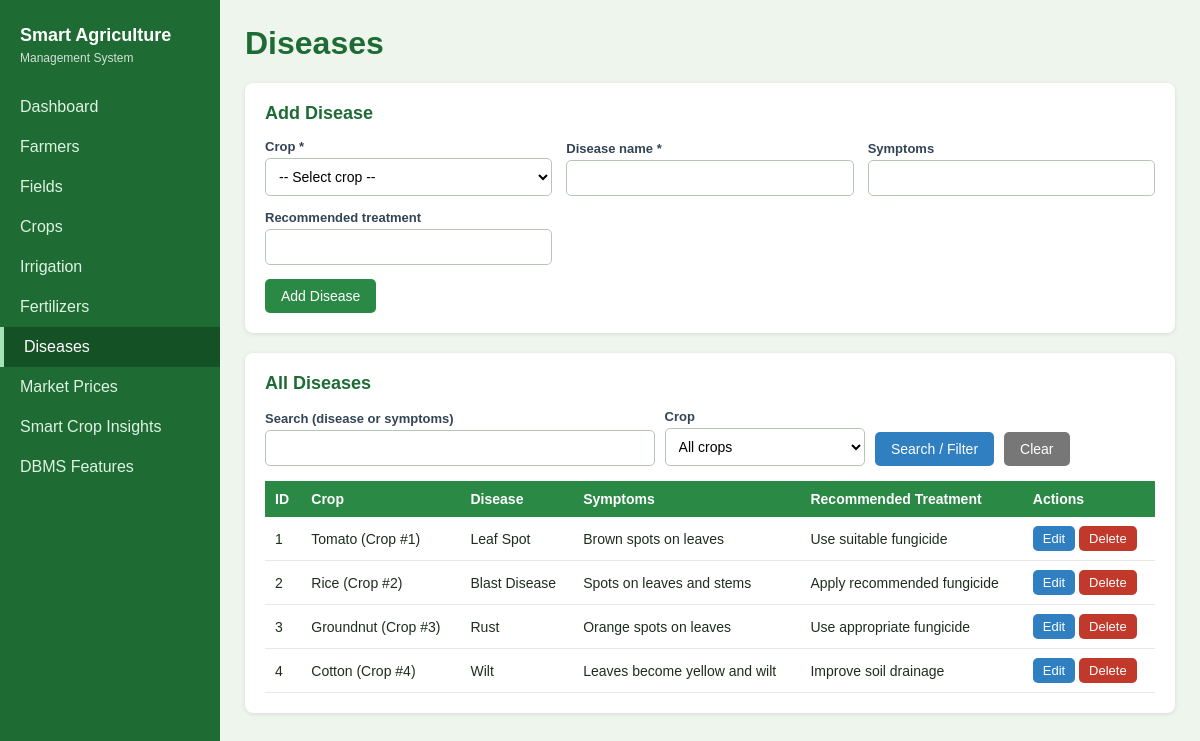
Screenshot of /diseases.php with the database file from the repository.
### tables this page shows
CREATE TABLE `disease` (
  `disease_id` int(11) NOT NULL,
  `crop_id` int(11) NOT NULL,
  `disease_name` varchar(100) NOT NULL,
  `symptoms` varchar(255) DEFAULT NULL,
  `recommended_treatment` varchar(255) DEFAULT NULL
);

CREATE TABLE `crop` (
  `crop_id` int(11) NOT NULL,
  `field_id` int(11) NOT NULL,
  `crop_name` varchar(100) NOT NULL,
  `season` varchar(50) DEFAULT NULL,
  `duration` int(11) DEFAULT NULL
);

### db.php (called while the page is built, shortened)
<?php
try {
    $conn = new mysqli('localhost', 'root', '', 'smart_agriculture');
    $conn->set_charset('utf8mb4');
} catch (Exception $e) {
    die('<h2>Database connection failed</h2><p>' . htmlspecialchars($e->getMessage()) .
        '</p><p>Check: (1) MySQL is started in XAMPP, (2) database name is <b>smart_agriculture</b>, (3) user <b>root</b> has no password.</p>');
}
function h($v) { return htmlspecialchars((string)$v, ENT_QUOTES, 'UTF-8'); }
function db_all($sql, $params = []) {
    global $conn;
    $st = $conn->prepare($sql);
    if ($params) { $st->bind_param(str_repeat('s', count($params)), ...$params); }
    $st->execute();
    $rows = $st->get_result()->fetch_all(MYSQLI_ASSOC);
    return $rows;
}

### diseases.php (the view, shortened to what this page needs)
<?php
require 'db.php';
$f = ['disease_id' => '', 'crop_id' => '', 'disease_name' => '', 'symptoms' => '', 'recommended_treatment' => ''];
$q = trim($_GET['q'] ?? '');
$cid = (int)($_GET['crop'] ?? 0);
$sql = "SELECT d.*, c.crop_name FROM Disease d JOIN Crop c ON d.crop_id = c.crop_id WHERE (d.disease_name LIKE ? OR d.symptoms LIKE ?)";
$params = ['%' . $q . '%', '%' . $q . '%'];
$rows = db_all($sql . " ORDER BY d.disease_id", $params);
$crops = crop_rows();
require 'header.php';
?>
<h1>Diseases</h1>
<div class="card">
  <h2><?= $f['disease_id'] ? 'Edit Disease' : 'Add Disease' ?></h2>
  <form method="post" class="form-grid">
    <label>Crop *
      <select name="crop_id" required><option value="">-- Select crop --</option><?= opts($crops, $f['crop_id']) ?></select>
    </label>
    <label>Disease name *<input type="text" name="disease_name" maxlength="100" required value="<?= h($f['disease_name']) ?>"></label>
    <label>Symptoms<input type="text" name="symptoms" maxlength="255" value="<?= h($f['symptoms']) ?>"></label>
    <label>Recommended treatment<input type="text" name="recommended_treatment" maxlength="255" value="<?= h($f['recommended_treatment']) ?>"></label>
    <div class="form-actions">
      <button class="btn btn-green" type="submit"><?= $f['disease_id'] ? 'Update Disease' : 'Add Disease' ?></button>
    </div>
  </form>
</div>
<div class="card">
  <h2>All Diseases</h2>
  <form method="get" class="search-bar">
    <div><label>Search (disease or symptoms)<input type="text" name="q" value="<?= h($q) ?>"></label></div>
    <div><label>Crop<select name="crop"><option value="0">All crops</option><?= opts($crops, $cid) ?></select></label></div>
    <button class="btn btn-blue" type="submit">Search / Filter</button>
    <a class="btn btn-gray" href="diseases.php">Clear</a>
  </form>
  <div class="table-wrap">
  <table>
    <tr><th>ID</th><th>Crop</th><th>Disease</th><th>Symptoms</th><th>Recommended Treatment</th><th>Actions</th></tr>
    <?php foreach ($rows as $r): ?>
    <tr>
      <td><?= h($r['disease_id']) ?></td><td><?= h($r['crop_name']) ?> (Crop #<?= h($r['crop_id']) ?>)</td>
      <td><?= h($r['disease_name']) ?></td><td><?= h($r['symptoms']) ?></td><td><?= h($r['recommended_treatment']) ?></td>
      <td>
        <a class="btn btn-blue btn-sm" href="diseases.php?edit=<?= (int)$r['disease_id'] ?>">Edit</a>
        <form method="post" class="inline" onsubmit="return confirm('Delete this disease record?');">
          <button class="btn btn-red btn-sm" type="submit">Delete</button>
        </form>
      </td>
    </tr>
    <?php endforeach; ?>
  </table>
  </div>
</div>
<?php require 'footer.php'; ?>

### style.css (style rules this page uses)
* { box-sizing: border-box; }
body { margin: 0; font-family: Arial, Helvetica, sans-serif; background: #eef5ec; color: #1f2d1f; }
h1 { margin-top: 0; color: #1e6b34; }
h2 { margin-top: 0; font-size: 18px; color: #1e6b34; }
.card { background: #fff; border-radius: 8px; padding: 20px; margin-bottom: 20px; box-shadow: 0 1px 4px rgba(0,0,0,.1); }
.table-wrap { overflow-x: auto; }
table { width: 100%; border-collapse: collapse; }
th { background: #2a8a45; color: #fff; text-align: left; padding: 10px; font-size: 14px; }
td { padding: 9px 10px; border-bottom: 1px solid #e3ebe3; font-size: 14px; }
.form-grid { display: grid; grid-template-columns: repeat(auto-fill, minmax(220px, 1fr)); gap: 14px; align-items: end; }
label { display: block; font-size: 13px; font-weight: bold; color: #345; }
input[type=text], input[type=number], input[type=date], select { width: 100%; padding: 9px; margin-top: 4px; border: 1px solid #b7c7b7; border-radius: 5px; font-size: 14px; background: #fff; }
.form-actions { grid-column: 1 / -1; }
.btn { display: inline-block; padding: 9px 16px; border: 0; border-radius: 5px; color: #fff; font-size: 14px; cursor: pointer; text-decoration: none; }
.btn-sm { padding: 5px 10px; font-size: 13px; }
.btn-green { background: #2a8a45; }
.btn-blue { background: #2f7fc1; }
.btn-red { background: #c0392b; }
.btn-gray { background: #777; }
form.inline { display: inline; }
.search-bar { display: flex; flex-wrap: wrap; gap: 10px; margin-bottom: 15px; align-items: flex-end; }
.search-bar > div { min-width: 180px; }

### rows the page displays
disease: disease_id "1", crop.crop_name "Tomato", crop "1", disease_name "Leaf Spot", symptoms "Brown spots on leaves", recommended_treatment "Use suitable fungicide"
disease: disease_id "2", crop.crop_name "Rice", crop "2", disease_name "Blast Disease", symptoms "Spots on leaves and stems", recommended_treatment "Apply recommended fungicide"
disease: disease_id "3", crop.crop_name "Groundnut", crop "3", disease_name "Rust", symptoms "Orange spots on leaves", recommended_treatment "Use appropriate fungicide"
disease: disease_id "4", crop.crop_name "Cotton", crop "4", disease_name "Wilt", symptoms "Leaves become yellow and wilt", recommended_treatment "Improve soil drainage"

### other values shown
$label "Dashboard"
$label "Farmers"
$label "Fields"
$label "Crops"
$label "Irrigation"
$label "Fertilizers"
$label "Diseases"
$label "Market Prices"
$label "Smart Crop Insights"
$label "DBMS Features"
